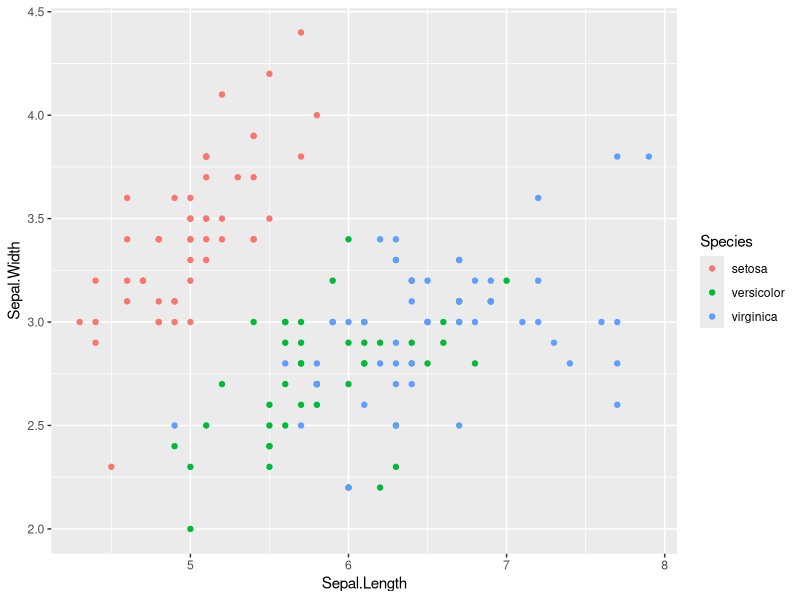
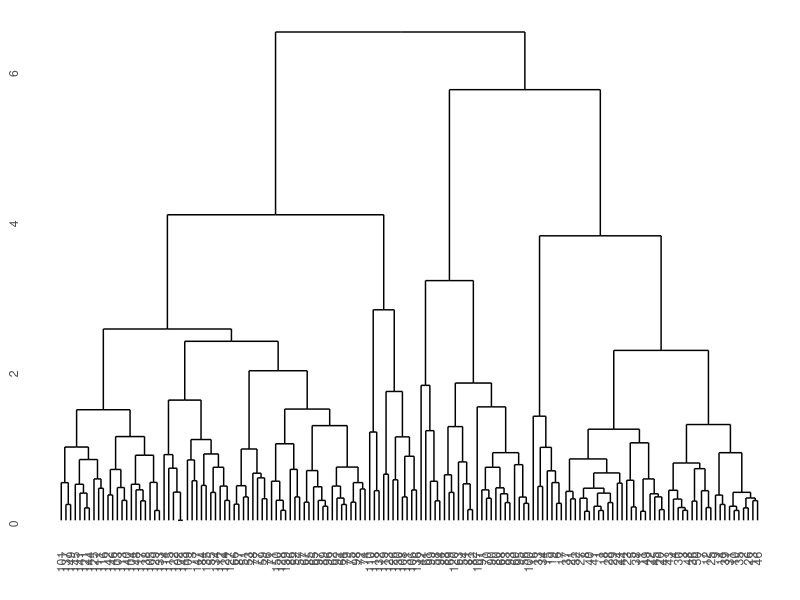
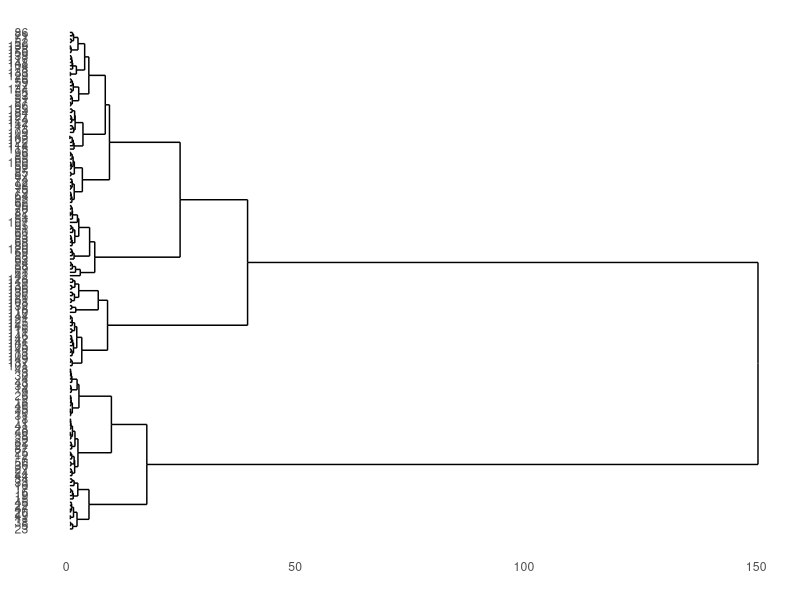
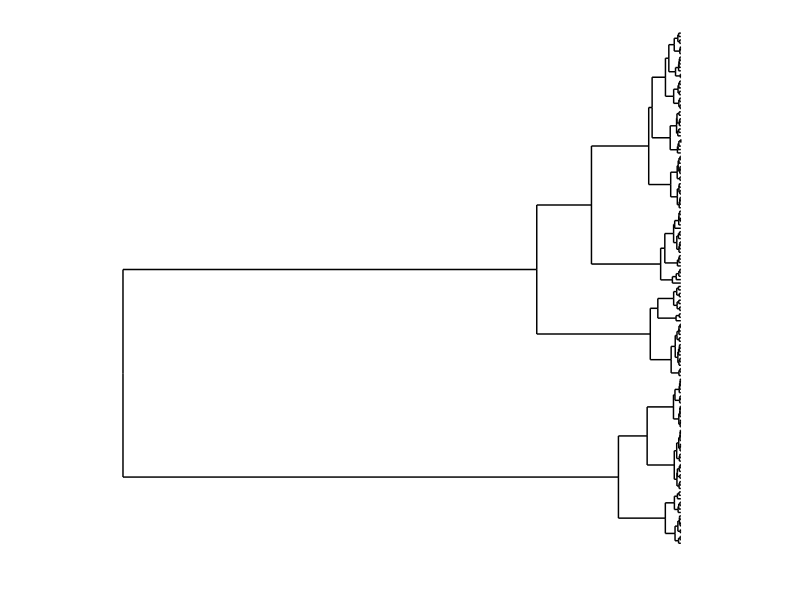
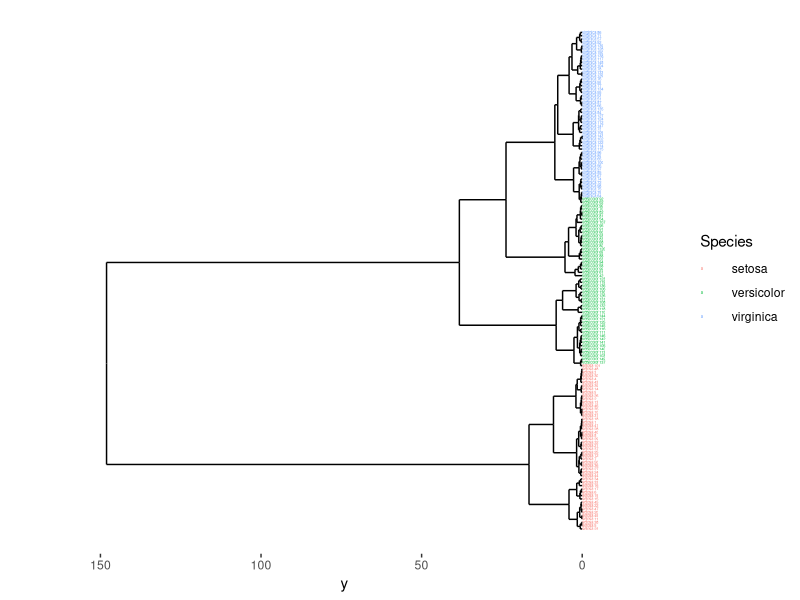

Source code (R) for these figures, in order:
require(ggplot2)
require(dplyr)
require(ggdendro)
## http://onlinelibrary.wiley.com/doi/10.1002/0470854774.app1/pdf
## http://en.wikipedia.org/wiki/Hierarchical_clustering
## http://xray.bmc.uu.se/kurs/BioinfX3/Clustering.pdf
## http://www.jstatsoft.org/v53/i09/paper
## http://cc.oulu.fi/~jarioksa/softhelp/vegan/html/vegdist.html

#######
## Hierarhično razvrščanje
######

head(iris)
iris %>% ggplot(aes(Sepal.Length, Sepal.Width, col=Species)) + geom_point()

L <- iris$Sepal.Length

#Standardizacija
s <- (L-mean(L))/sd(L)
head(s)
# Standardizacija večih stolpcev
X <- scale(as.matrix(iris[,1:4]))
head(X)

# Matrika različnosti
D <- dist(X)
head(D)
# Hierarhično razvrščanje
model <- hclust(D)
names(model)

# Izris
ggdendrogram(model, rotate = FALSE, size = 2)

# https://cran.r-project.org/web/packages/ggdendro/vignettes/ggdendro.html

# uporabimo Wardovo metodo zdru�evanja
model <- hclust(D,method="ward.D")
ggdendrogram(model, rotate = TRUE, size = 2)


# plot(t,hang=-1,cex=0.1,main="Iris")

# Dolocimo razvrstitev  p
# p[i]=k  - enota i pripada skupini k
p <- cutree(model, k=3)

df <- iris %>% mutate(p = p)

df %>% filter(p==1 & Species != "setosa") %>% select(Species)
df %>% filter(p==2) %>% select(Species)
df %>% filter(p==3) %>% select(Species)


ddata <- dendro_data(model, type = "rectangle")

ggplot(segment(ddata)) + geom_segment(aes(x = x, y = y, xend = xend, yend = yend)) + coord_flip() + scale_y_reverse(expand = c(0.2, 0)) + theme_dendro()

ddata$labels$label <- paste(iris$Species, ddata$labels$label %>% as.character)
ddata$labels$Species <- iris$Species

ggplot(segment(ddata)) + 
  geom_segment(aes(x = x, y = y, xend = xend, yend = yend)) + 
  coord_flip()  + scale_y_reverse(expand = c(0.2, 0)) + 
  geom_text(data=ddata$labels, aes(x=x, y=y, label=label, colour=Species), hjust=0, size=1) +
  theme(axis.line.y=element_blank(),
        axis.ticks.y=element_blank(),
        axis.text.y=element_blank(),
        axis.title.y=element_blank(),
        panel.background=element_rect(fill="white"),
        panel.grid=element_blank())
